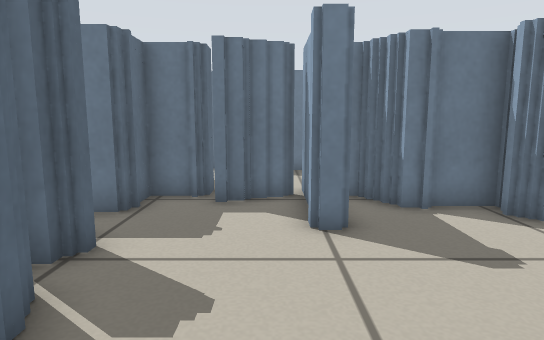
[1] (above)

20 first-person views from a walk through a world built for the Player/Stage simulator. The camera is 0.51 m above the floor, tilts 8° down and sees 75° across. Floor lines are 1 m apart. The floor is counted in squares, 0.25 m on a side. Each view is taken from the middle of a square. On the plan, view 1 faces up. The plan holds only what a view shows up to about 19 squares ahead; the rest is blank. The place goes on beyond the plan. Robots are left out.

[2]
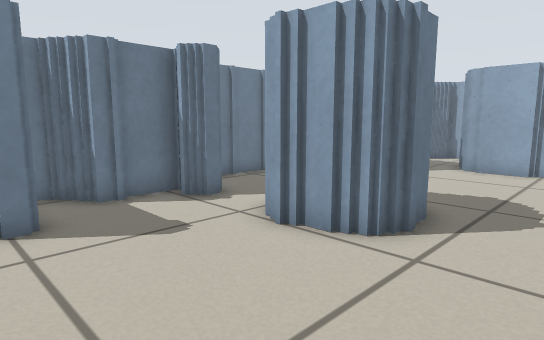

[3]
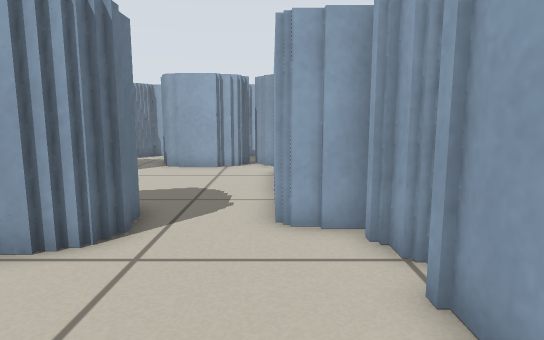

[4]
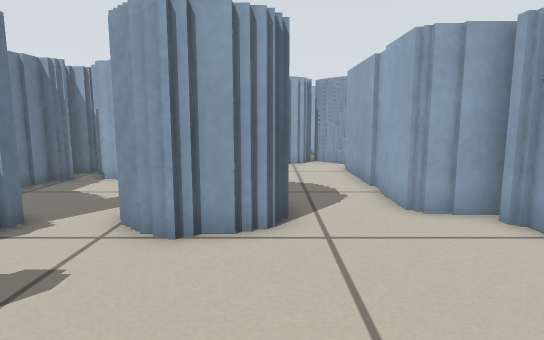

[5]
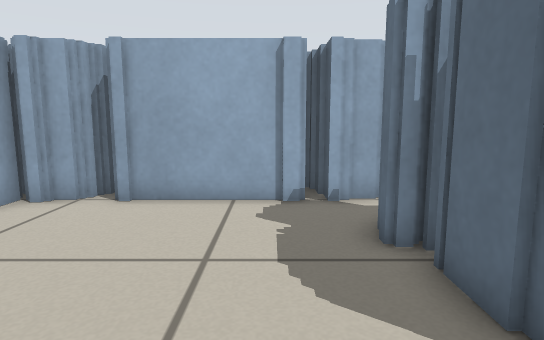

[6]
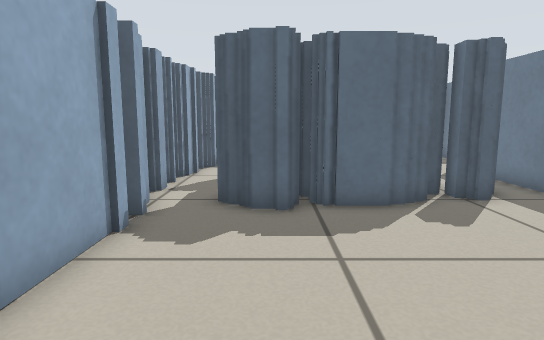

[7]
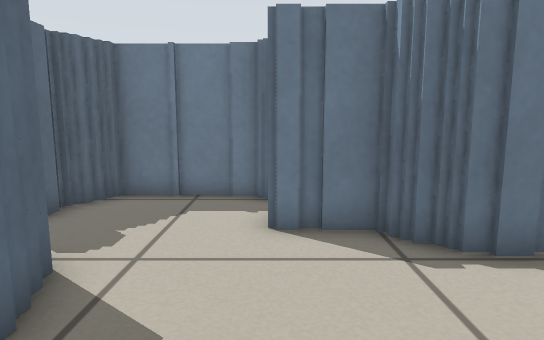

[8]
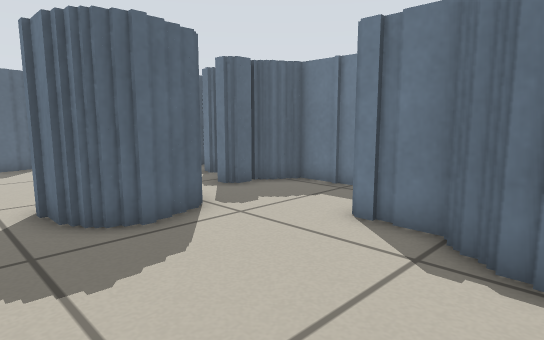

[9]
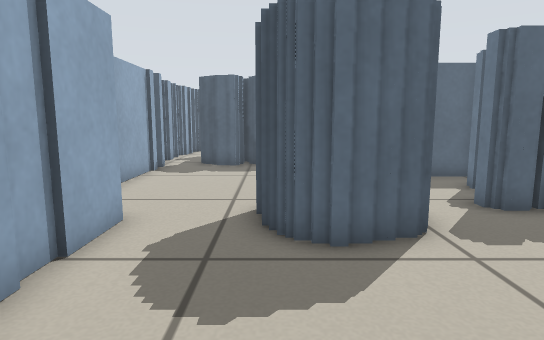

[10]
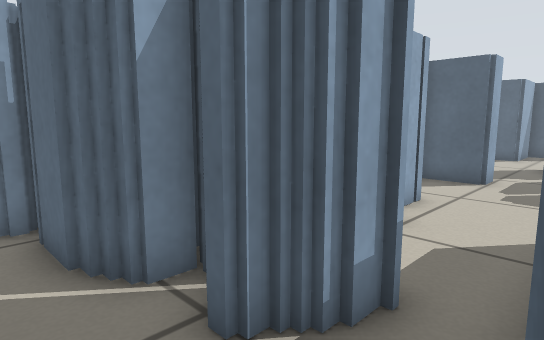

[11]
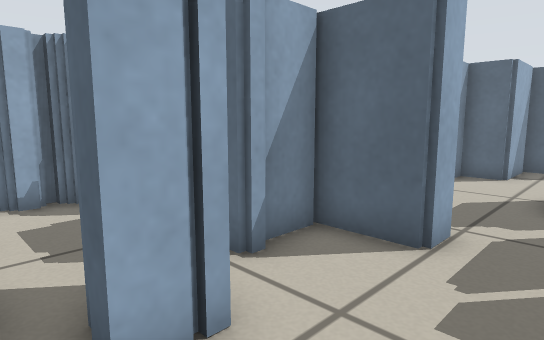

[12]
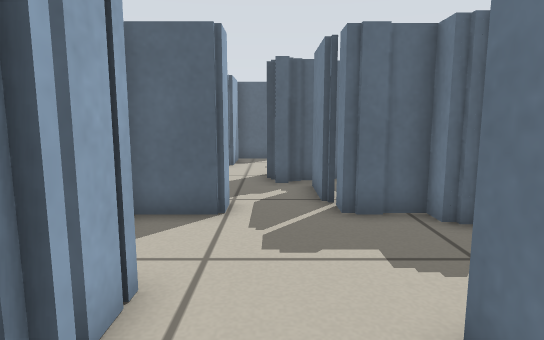

[13]
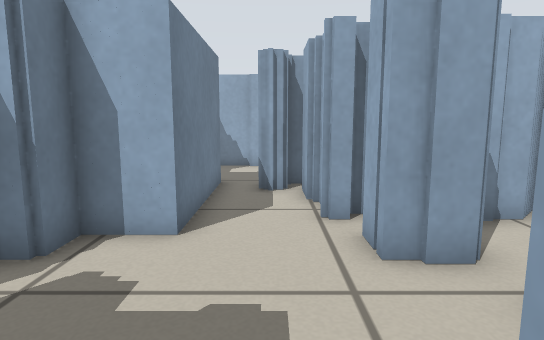

[14]
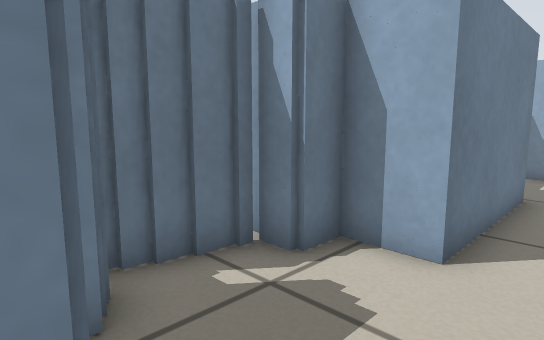

[15]
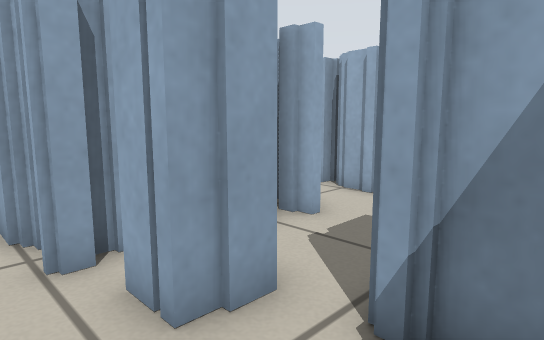

[16]
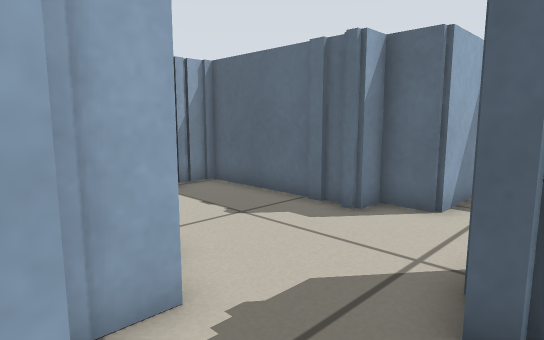

[17]
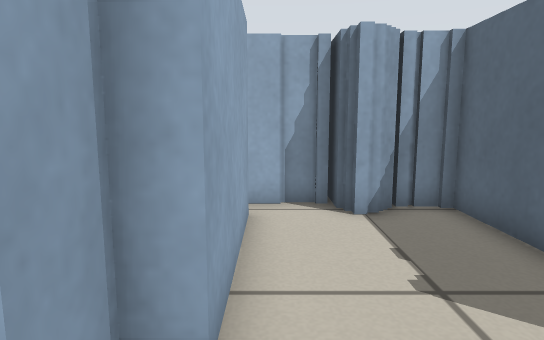

[18]
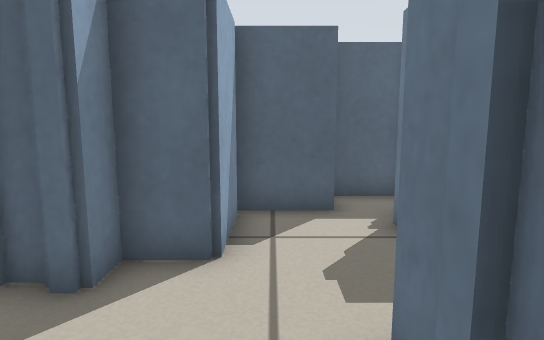

[19]
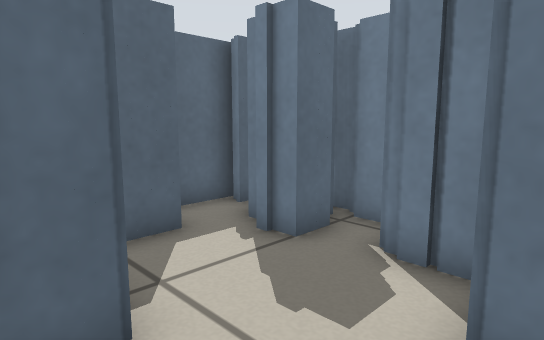

[20]
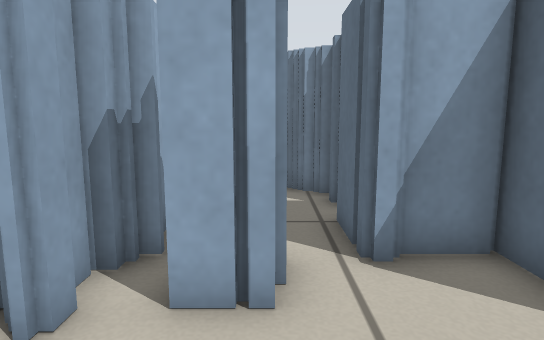

### Floor plan
Key: @ floor where view 1 was taken; # wall or solid block; . floor; T thing the floor can be seen under or through.
Columns run from 26 left of view 1 to 16 right of it. Each row starts with its distance up from view 1.
 11              ####
 10              #. #           #    ##### #
  9             ##..##     #######  ##.### #
  8 ########   ###...#######...#.####....###
  7 #.....######...............#...##....###
  6 ##....####...........###.............  ##
  5  #................T#####........###.....##.
  4  ####.....### ..TTT#  ##.......## #.......#
  3     ##....####TTTTT#  ###......#  #......##
  2      #....#    T..##  ###......####......##
  1      #....#    T..#   ###.................#
  0      #....#    ...##   ##.@...............#
 -1      #....#   ##.. #   ##........########.#
 -2      #....#   ##................ #
 -3      ###..#    ######.############
 -4       #####         ###  #     ###

Positions as (right, up) in squares from view 1, and headings:
1: (0, 0), facing up
2: (0, -1), facing up-right
3: (0, -1), facing right
4: (-1, 2), facing right
5: (0, 6), facing down
6: (6, 0), facing left
7: (11, 0), facing up
8: (15, 0), facing up-left
9: (14, 2), facing left
10: (-1, 8), facing down-left
11: (-8, 7), facing down-left
12: (-6, 6), facing left
13: (-15, 6), facing right
14: (-14, 6), facing up-right
15: (-13, 6), facing down-right
16: (-14, 7), facing down-left
17: (-17, 5), facing down
18: (-17, 5), facing left
19: (-19, 3), facing up-left
20: (-10, 8), facing down
